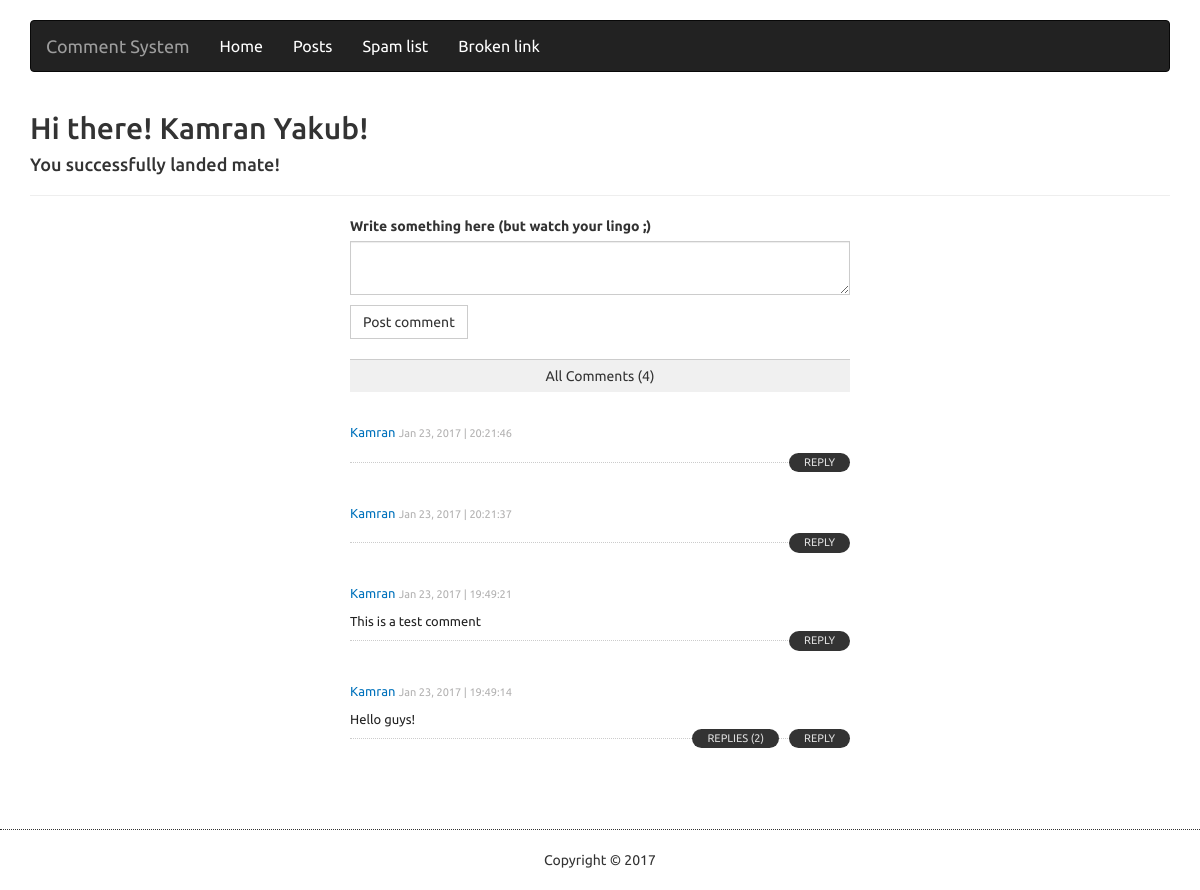
The page / on the database its author committed.
### tables this page shows
CREATE TABLE `parent_comments` (
  `id` int(11) NOT NULL,
  `user` varchar(64) NOT NULL,
  `text` text NOT NULL,
  `date` datetime NOT NULL,
  `code` varchar(10) NOT NULL
);

### index.php (called while the page is built, shortened)
<?php
	if (isset($_GET['controller']) && isset($_GET['action'])) {
		$controller = $_GET['controller'];
		$action     = $_GET['action'];
	} else {
		$controller = 'pages';
		$action     = 'home';
	}
	require_once('views/layout.php');
?>

### controllers/pages_controller.php (called while the page is built, shortened)
<?php
	class PagesController {
		public function home() {
			$first_name = 'Kamran';
			$last_name  = 'Yakub';
			require_once('views/pages/home.php');
		}
	}
?>

### app/comments/functions.php (the view, shortened to what this page needs)
<?php
	function get_total() {
		require 'connect.php';
		$result 	= mysqli_query($connect, "SELECT * FROM `parent_comments` ORDER BY `date` DESC");
		$row_cnt 	= mysqli_num_rows($result);
		echo '<div class="comments_total">All Comments ('.$row_cnt.')</div>';
	}
	function get_comments() {
		require 'connect.php';
		$result 	= mysqli_query($connect, "SELECT * FROM `parent_comments` ORDER BY `date` DESC");
		foreach($result as $item) {
			$date 		= new dateTime($item['date']);
			$date 		= date_format($date, 'M j, Y | H:i:s');
			$user 		= $item['user'];
			$comment 	= $item['text'];
			$par_code 	= $item['code'];
			echo '<div class="comment" id="'.$par_code.'">'
					.'<p class="user">'.$user.'</p>&nbsp;'
					.'<p class="time">'.$date.'</p>'
					.'<p class="comment-text">'.$comment.'</p>'
					.'<a class="link-reply" id="reply" name="'.$par_code.'">Reply</a>';
			$chi_result = mysqli_query($connect, "SELECT * FROM `child_comments` WHERE `par_code`='$par_code' ORDER BY `date` DESC");
			$chi_cnt = mysqli_num_rows($chi_result);
			if($chi_cnt == 0){
			} else {
				echo '<a class="link-reply" id="children" name="'.$par_code.'">'
					.'<span id="tog_text">replies</span> ('.$chi_cnt.')</a>'
					.'<div class="child-comments" id="C-'.$par_code.'">';
				echo '</div>';
			}
			echo '</div>';
		}
	}
?>

### views/layout.php (shortened to what this page needs)
<!DOCTYPE html>
<html>
	<head>
		<link rel="stylesheet" href="https://maxcdn.bootstrapcdn.com/bootstrap/3.3.7/css/bootstrap.min.css">
		<link rel="stylesheet" href="views/css/global.css">
	</head>
	<body>
		<div class="container">
			<nav class="navbar navbar-inverse">
				<div class="navbar-header">
					<a class="navbar-brand" href='/projects/comment system master'>Comment System</a>
				</div>
				<div id="navbar" class="collapse navbar-collapse">
					<ul class="nav navbar-nav">
						<li><a href='/projects/comment system master'>Home</a></li>
						<li><a href='?controller=posts&action=index'>Posts</a></li>
						<li><a href='?controller=pages&action=spamlist'>Spam list</a></li>
						<li><a href='?controller=broken&action=index'>Broken link</a></li>
					</ul>
				</div>
			</nav>
		</div>
		<div class="container">
			<?php require_once('app/routes.php'); ?>
		</div>
		<footer>
			Copyright © <?php echo date('Y') ?>
		</footer>
	</body>
</html>

### app/routes.php (shortened to what this page needs)
<?php
	function call($controller, $action) {
		switch($controller) {
			case 'pages':
			$controller = new PagesController();
			break;
		}
		$controller->{ $action }();
	}
	$controllers = array(
		'pages' => ['home', 'error', 'spamlist'],
		'posts' => ['index', 'show']
	);
	if (array_key_exists($controller, $controllers)) {
		if (in_array($action, $controllers[$controller])) {
			call($controller, $action);
		} else {
			call('pages', 'error');
		}
	} else {
		call('pages', 'error');
	}
?>

### views/pages/home.php
<h2>Hi there! <?php echo $first_name . ' ' . $last_name; ?>!</h2>
<h4>You successfully landed mate!</h4>
<hr/>
<div class="page-container">
	<form action="" method="post" class="main">
		<label>Write something here (but watch your lingo ;)</label>
		<textarea class="form-control" name="comment" id="comment" required></textarea>
		<input type="submit" class="btn btn-default" name="new_comment" value="Post comment">
	</form>
	<?php get_total(); ?>
	<?php get_comments(); ?>
</div>

### views/css/global.css (style rules this page uses)
body { font-family: 'Ubuntu', sans-serif; }
.navbar { margin-top: 20px; }
footer { width: 100%; border-top: dotted 1px #333; margin-top: 50px; padding: 20px; text-align: center; }
ul.nav.navbar-nav li>a { font-size: 16px; color: #fff; }
.comment { width: 500px; height: auto; padding: 0px 0px; margin: 30px auto; margin-bottom: 40px; text-align: justify; }
.comments_total { clear: both; padding: 6px 0; width: 500px; text-align: center; margin: 0 auto; background-color: #f0f0f0; }
textarea.form-control { margin-bottom: 10px; border-radius: 0; }
.btn { border-radius: 0; }
form.main { width: 500px; margin: 0 auto; margin-top: 5px; padding-bottom: 20px; border-bottom: solid 1px #ccc; }
.user, .time { display: inline-block; }
.user { font-size: 13px; color: #0072bc; text-decoration: none; word-break: break-all; line-height: 17px; }
.time { font-size: 11px; color: #b2b1b1; transition: ease 0.2s all; }
.comment-text { font-size: 13px; line-height: 17px; color: #222; margin: 0px 0px; padding-bottom: 10px; border-bottom: dotted 1px #ccc; }
.link-reply { font-size: 11px; text-transform: uppercase; text-decoration: none; color: #222; cursor: pointer; transition: ease 0.3s all; color: #dddddd; float: right; margin-top: -10px; margin-left: 10px; margin-bottom: 10px; background-color: #333; padding: 2px 15px; border-radius: 50px; outline: none; }

### rows shown on the page
parent_comments: user "Kamran", date "Jan 23, 2017 | 20:21:46"
parent_comments: user "Kamran", date "Jan 23, 2017 | 20:21:37"
parent_comments: user "Kamran", date "Jan 23, 2017 | 19:49:21", text "This is a test comment"
parent_comments: user "Kamran", date "Jan 23, 2017 | 19:49:14", text "Hello guys!", chi_cnt "2"

### other values the page prints
$first_name "Kamran"
$last_name "Yakub"
$row_cnt "4"
